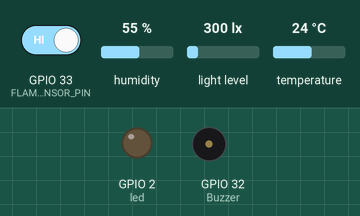
This program was run on a simulated ESP32. On the bench: output pins drawn as LEDs (lit = HIGH), buzzer (waves = sounding, pin HIGH). Inputs (shaded band) come from the test bench; at power-on: GPIO 33 (FLAME_SENSOR_PIN) HIGH, humidity 55 %, light level 300 lx, temperature 24 °C. WiFi joins after 1.5 s; servers stay silent unless stated; uploads are accepted with an empty reply; random numbers use the default seed unless the program sets one; no MQTT or app messages arrive unless stated; what the program prints to the serial monitor is not drawn.

Above: at 2.7 s.
2.8 s: GPIO 33 (FLAME_SENSOR_PIN) driven LOW
At 11.38 s:
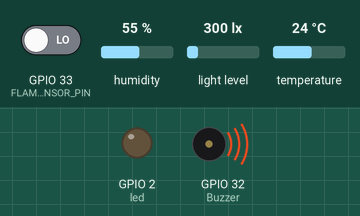
26.4 s: GPIO 33 (FLAME_SENSOR_PIN) driven HIGH
Timing chart, 0 to 29.4 s (numbered marks = the images above; inputs shaded):
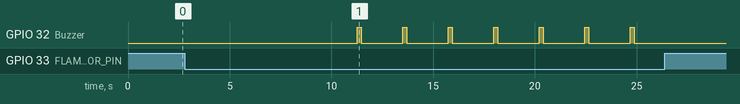

Measured:
- after the input at 2.8 s, GPIO 32 (Buzzer): alternates HIGH for 0.20 s and LOW for 2.0 s, starting after 8.5 s
- after the input at 26.4 s, every drawn part: stays the same

The program:

main.cpp
```cpp
#include <Arduino.h>
#include "Colors.h"
#include "SafetySplitter.h"
#include <WiFi.h>
#include <HTTPClient.h>
#include <ArduinoJson.h>
#include <PubSubClient.h>
#include <Adafruit_Sensor.h>
#include <DHT.h>
#include <DHT_U.h>
#include <Wire.h>
#include <BH1750.h>

String dId = "2020";
String webhook_pass = "wPGX2dPqnk";
String webhook_endpoint = "http://192.168.226.182:3001/api/getdevicecredentials";
const char *mqtt_server = "192.168.226.182";

// PINES DE ESP32
#define led 2
#define DHTPIN 4
#define DHTTYPE DHT11
#define FLAME_SENSOR_PIN 33
#define Buzzer 32
BH1750 lightMeter;


DHT dht(DHTPIN, DHTTYPE);

// Credenciales Wi-Fi
const char *wifi_ssid = "OPPO";
const char *wifi_password = "123456789";

// Definiciones de Funciones
bool get_mqtt_credentials();
void check_mqtt_connection();
bool reconnect();
void process_sensors();
void process_actuators();
void send_data_to_broker();
void callback(char *topic, byte *payload, unsigned int length);
void process_incoming_msg(String topic, String incoming);
void print_stats();
void clear();

// Variables Globales
WiFiClient espclient;
PubSubClient client(espclient);
SafetySplitter splitter;
long varsLastSend[20];
long lastReconnectAttemp = 0;
String last_received_msg = "";
String last_received_topic = "";
int prev_temp = 0;
int prev_hum = 0;
int prev_luz = 0;

DynamicJsonDocument mqtt_data_doc(2048);

// Confguración inical de la Placa ESP32
void setup()
{

  Serial.begin(921600);
  pinMode(FLAME_SENSOR_PIN, INPUT);
  pinMode(Buzzer, OUTPUT);
  pinMode(led, OUTPUT);
  clear();

  Serial.print(Cyan + "\n\nConexión WiFi en Proceso" + fontReset);

  WiFi.begin(wifi_ssid, wifi_password);

  int contador = 0;

  while (WiFi.status() != WL_CONNECTED)
  {
    delay(500);
    Serial.print(".");
    contador++;

    if (contador > 10)
    {
      Serial.print(fontReset);
      Serial.print(Red + "\n\nFallo de Conexión WiFi!");
      Serial.println(" -> Reiniciando..." + fontReset);
      delay(2000);
      ESP.restart();
    }
  }

  Serial.print(fontReset);

  // Imprimimos la IP Local
  Serial.println(boldGreen + "\n\nConexión WiFi Exitosa!" + fontReset);
  Serial.print("\nIP Local -> ");
  Serial.print(boldBlue);
  Serial.print(WiFi.localIP());
  Serial.println(fontReset);

  dht.begin();
  Wire.begin();
  lightMeter.begin();

  client.setCallback(callback);
}

void loop()
{
  check_mqtt_connection();
}

// FUNCIONES DEL USUARIO (Ejemplos Temperatura | Humedad | LED)
void process_sensors()
{

  delay(2000);
  float h = dht.readHumidity();
  float t = dht.readTemperature();
  float lux = lightMeter.readLightLevel();

  if (isnan(h) || isnan(t)) {
    Serial.println(F("Fallo en el sensor DHT11"));
  return;
  }

  // Valor de Temperatura Simulado
  float temp = t;
  mqtt_data_doc["variables"][0]["last"]["value"] = temp;

  // ¿Guardar en base de datos?
  float dif_temp = temp - prev_temp;
  if (dif_temp < 0)
  {
    dif_temp *= -1;
  }

  if (dif_temp >= 1)
  {
    mqtt_data_doc["variables"][0]["last"]["save"] = 1;
  }
  else
  {
    mqtt_data_doc["variables"][0]["last"]["save"] = 0;
  }

  prev_temp = temp;

  // Valor de Temperatura Simulado
  float hum = h;
  mqtt_data_doc["variables"][1]["last"]["value"] = hum;

  // Para guardar en base de datos
  float dif_hum = hum - prev_hum;
  if (dif_hum < 0)
  {
    dif_hum *= -1;
  }

  if (dif_hum >= 1)
  {
    mqtt_data_doc["variables"][1]["last"]["save"] = 1;
  }
  else
  {
    mqtt_data_doc["variables"][1]["last"]["save"] = 0;
  }

  prev_hum = hum;

  float luz = lux;
  mqtt_data_doc["variables"][2]["last"]["value"] = luz;

  // Para guardar en base de datos
  float dif_luz = luz - prev_luz;
  if (dif_luz < 0)
  {
    dif_luz *= -1;
  }

  if (dif_luz >= 2)
  {
    mqtt_data_doc["variables"][2]["last"]["save"] = 1;
  }
  else
  {
    mqtt_data_doc["variables"][2]["last"]["save"] = 0;
  }

  prev_luz = luz;


  // Obtener el Valor de un LED
  mqtt_data_doc["variables"][5]["last"]["value"] = (HIGH == digitalRead(led));

  // Obtener el Valor del Sensor de Flama
  mqtt_data_doc["variables"][6]["last"]["value"] = (LOW == digitalRead(FLAME_SENSOR_PIN));

  if (digitalRead(FLAME_SENSOR_PIN) == LOW) {
    digitalWrite (Buzzer, HIGH) ;
    delay(200);
    digitalWrite (Buzzer, LOW) ;
  }
}

void process_actuators()
{
  if (mqtt_data_doc["variables"][3]["last"]["value"] == "true")
  {
    digitalWrite(led, HIGH);
    mqtt_data_doc["variables"][3]["last"]["value"] = "";
    varsLastSend[5] = 0;
    varsLastSend[6] = 0;
  }
  else if (mqtt_data_doc["variables"][4]["last"]["value"] == "false")
  {
    digitalWrite(led, LOW);
    mqtt_data_doc["variables"][4]["last"]["value"] = "";
    varsLastSend[5] = 0;
    varsLastSend[6] = 0;
  }
}

/*

$$$$$$$\  $$\        $$$$$$\  $$\   $$\ $$$$$$$$\ $$$$$$\ $$\       $$\        $$$$$$\
$$  __$$\ $$ |      $$  __$$\ $$$\  $$ |\__$$  __|\_$$  _|$$ |      $$ |      $$  __$$\
$$ |  $$ |$$ |      $$ /  $$ |$$$$\ $$ |   $$ |     $$ |  $$ |      $$ |      $$ /  $$ |
$$$$$$$  |$$ |      $$$$$$$$ |$$ $$\$$ |   $$ |     $$ |  $$ |      $$ |      $$$$$$$$ |
$$  ____/ $$ |      $$  __$$ |$$ \$$$$ |   $$ |     $$ |  $$ |      $$ |      $$  __$$ |
$$ |      $$ |      $$ |  $$ |$$ |\$$$ |   $$ |     $$ |  $$ |      $$ |      $$ |  $$ |
$$ |      $$$$$$$$\ $$ |  $$ |$$ | \$$ |   $$ |   $$$$$$\ $$$$$$$$\ $$$$$$$$\ $$ |  $$ |
\__|      \________|\__|  \__|\__|  \__|   \__|   \______|\________|\________|\__|  \__|

IMPORTANTE: No se recomienda editar esta parte
Developer: DiegoK36

*/

// Función 2 para Procesar Mensajes Entrantes
void process_incoming_msg(String topic, String incoming){

  last_received_topic = topic;
  last_received_msg = incoming;

  String variable = splitter.split(topic, '/', 2);

  for (int i = 0; i < mqtt_data_doc["variables"].size(); i++ ){

    if (mqtt_data_doc["variables"][i]["variable"] == variable){

      DynamicJsonDocument doc(256);
      deserializeJson(doc, incoming);
      mqtt_data_doc["variables"][i]["last"] = doc;

      // Estadísticas
      long counter = mqtt_data_doc["variables"][i]["counter"];
      counter++;
      mqtt_data_doc["variables"][i]["counter"] = counter;

    }

  }

  process_actuators();

}

// Función 1 para Procesar Mensajes Entrantes
void callback(char *topic, byte *payload, unsigned int length)
{

  String incoming = "";

  for (int i = 0; i < length; i++)
  {
    incoming += (char)payload[i];
  }

  incoming.trim();

  process_incoming_msg(String(topic), incoming);

}

// Envío de Datos al Broker MQTX
void send_data_to_broker()
{

  long now = millis();

  for (int i = 0; i < mqtt_data_doc["variables"].size(); i++)
  {

    if (mqtt_data_doc["variables"][i]["variableType"] == "output")
    {
      continue;
    }

    int freq = mqtt_data_doc["variables"][i]["variableSendFreq"];

    if (now - varsLastSend[i] > freq * 1000)
    {
      varsLastSend[i] = millis();

      String str_root_topic = mqtt_data_doc["topic"];
      String str_variable = mqtt_data_doc["variables"][i]["variable"];
      String topic = str_root_topic + str_variable + "/sdata";

      String toSend = "";

      serializeJson(mqtt_data_doc["variables"][i]["last"], toSend);

      client.publish(topic.c_str(), toSend.c_str());

      // Estadísticas
      long counter = mqtt_data_doc["variables"][i]["counter"];
      counter++;
      mqtt_data_doc["variables"][i]["counter"] = counter;

    }
  }
}

// Reconexión de MQTT
bool reconnect()
{

  if (!get_mqtt_credentials())
  {
    Serial.println(boldRed + "\n\nError al obtener credenciales MQTT \n\n REINICIANDO EN 10 SEGUNDOS");
    Serial.println(fontReset);
    delay(10000);
    ESP.restart();
  }

  // Configurando Servidor MQTT
  client.setServer(mqtt_server, 1883);

  Serial.print(underlinePurple + "\n\n\nProbando Conexión MQTT" + fontReset);

  String str_client_id = "dispositivo_" + dId + "_" + random(1, 9999);
  const char *username = mqtt_data_doc["username"];
  const char *password = mqtt_data_doc["password"];
  String str_topic = mqtt_data_doc["topic"];

  if (client.connect(str_client_id.c_str(), username, password))
  {
    Serial.print(boldGreen + "\n\nCliente MQTT Conectado" + fontReset);
    delay(2000);

    client.subscribe((str_topic + "+/actdata").c_str());
  }
  else
  {
    Serial.print(boldRed + "\n\nConexión Fallida del Cliente MQTT" + fontReset);
    return false;
  }
  return true;
}

// Verificamos la conexión MQTT
void check_mqtt_connection()
{

  if (WiFi.status() != WL_CONNECTED)
  {
    Serial.print(Red + "\n\nFallo de Conexión con el Wifi ");
    Serial.println(" -> Reiniciando..." + fontReset);
    delay(15000);
    ESP.restart();
  }

  if (!client.connected())
  {

    long now = millis();

    if (now - lastReconnectAttemp > 5000)
    {
      lastReconnectAttemp = millis();
      if (reconnect())
      {
        lastReconnectAttemp = 0;
      }
    }
  }
  else
  {
    client.loop();
    process_sensors();
    send_data_to_broker();
    print_stats();
  }
}

// Verifica las Credenciales MQTT
bool get_mqtt_credentials()
{

  Serial.print(underlinePurple + "\n\n\nObteniendo credenciales MQTT del WebHook" + fontReset);
  delay(1000);

  String toSend = "dId=" + dId + "&password=" + webhook_pass;

  HTTPClient http;
  http.begin(webhook_endpoint);
  http.addHeader("Content-Type", "application/x-www-form-urlencoded");

  int response_code = http.POST(toSend);

  if (response_code < 0)
  {
    Serial.print(boldRed + "\n\nError enviando la petición POST " + fontReset);
    http.end();
    return false;
  }

  if (response_code != 200)
  {
    Serial.print(boldRed + "\n\nError en la respuesta de la peticón - Error -> " + fontReset + " " + response_code);
    http.end();
    return false;
  }

  if (response_code == 200)
  {
    String responseBody = http.getString();

    Serial.print(boldGreen + "\n\nCredenciales MQTT Obtenidas con Éxito " + fontReset);

    deserializeJson(mqtt_data_doc, responseBody);
    http.end();
    delay(1000);
  }

  return true;
}

// Limpia la Terminal
void clear()
{
  Serial.write(27);
  Serial.print("[2J");
  Serial.write(27);
  Serial.print("[H");
}

long lastStats = 0;

// Imprimir Variables (Visual)
void print_stats()
{
  long now = millis();

  if (now - lastStats > 2000)
  {
    lastStats = millis();
    clear();

    Serial.print("\n");
    Serial.print(Purple + "\n╔════════════════════════════════════════════╗" + fontReset);
    Serial.print(Purple + "\n║                 SYSTEM STATS               ║" + fontReset);
    Serial.print(Purple + "\n╚════════════════════════════════════════════╝" + fontReset);
    Serial.print("\n\n");
    Serial.print("\n\n");

    Serial.print(boldCyan + "#" + " \t Nombre" + " \t\t Variable" + " \t\t Tipo" + " \t\t Contador" + " \t\t Última Variable" + fontReset + "\n\n");

    for (int i = 0; i < mqtt_data_doc["variables"].size(); i++)
    {

      String variableFullName = mqtt_data_doc["variables"][i]["variableFullName"];
      String variable = mqtt_data_doc["variables"][i]["variable"];
      String variableType = mqtt_data_doc["variables"][i]["variableType"];
      String lastMsg = mqtt_data_doc["variables"][i]["last"];
      long counter = mqtt_data_doc["variables"][i]["counter"];

      Serial.println(String(i) + " \t " + variableFullName.substring(0,5) + " \t\t " + variable.substring(0,10) + " \t " + variableType.substring(0,5) + " \t\t " + String(counter).substring(0,10) + " \t\t " + lastMsg);
    }

    Serial.print(boldGreen + "\n\n RAM Libre -> " + fontReset + ESP.getFreeHeap() + " Bytes");

    Serial.print(boldGreen + "\n\n Último Mensaje Entrante -> " + fontReset + last_received_msg);
  }
}
```

Colors.h
```cpp
#ifndef COLORS_H
#define COLORS_H

//RESET
String fontReset = "\e[0m";

//COLORS - REGULAR
String Black = "\e[0;30m";
String Red = "\e[0;31m";
String Green = "\e[0;32m";
String Yellow = "\e[0;33m";
String Blue = "\e[0;34m";
String Purple = "\e[0;35m";
String Cyan = "\e[0;36m";
String White = "\e[0;37m";

//COLORS - BOLD
String boldBlack = "\e[1;30m";
String boldRed = "\e[1;31m";
String boldGreen = "\e[1;32m";
String boldYellow = "\e[1;33m";
String boldBlue = "\e[1;34m";
String boldPurple = "\e[1;35m";
String boldCyan = "\e[1;36m";
String boldWhite = "\e[1;37m";

//COLORS - UNDERLINED
String underlineBlack = "\e[4;30m";
String underlineRed = "\e[4;31m";
String underlineGreen = "\e[4;32m";
String underlineYellow = "\e[4;33m";
String underlineBlue = "\e[4;34m";
String underlinePurple = "\e[4;35m";
String underlineCyan = "\e[4;36m";
String underlineWhite = "\e[4;37m";

//BACKGROUND -
String backgroundBlack = "\e[40;30m";
String backgroundRed = "\e[41;31m";
String backgroundGreen = "\e[42;32m";
String backgroundYellow = "\e[43;33m";
String backgroundBlue = "\e[44;34m";
String backgroundPurple = "\e[45;35m";
String backgroundCyan = "\e[46;36m";
String backgroundWhite = "\e[47;37m";

#endif
```
